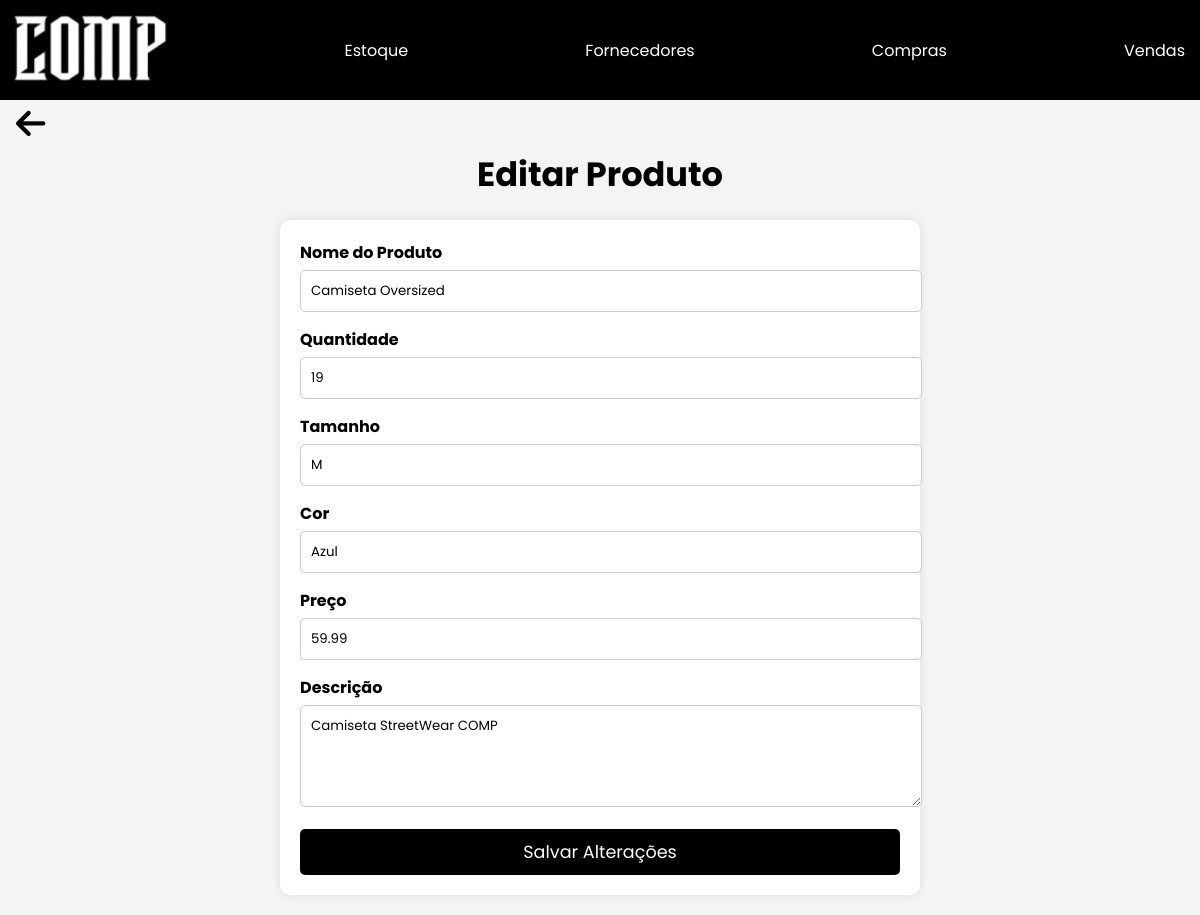
The page /editar.php?id=2 on the database its author committed.
### tables this page shows
CREATE TABLE `produto` (
  `id_produto` int(11) NOT NULL COMMENT 'Identificador de produto',
  `descricao_produto` varchar(100) NOT NULL COMMENT 'Descrição de Produto',
  `tamanho_produto` varchar(5) NOT NULL COMMENT 'Tamanho do produto',
  `cor_produto` varchar(20) NOT NULL COMMENT 'Cor do produto',
  `preco_produto` float NOT NULL COMMENT 'Preço do produto',
  `quantidade_produto` int(11) NOT NULL COMMENT 'Quantidade do produto',
  `nome_produto` varchar(35) NOT NULL COMMENT 'Nome do produto'
);

### editar.php (the view, shortened to what this page needs)
<?php
    $conexao = new mysqli("localhost", "root", "", "gerenciador_estoque");
    $conexao->set_charset("utf8");
    if (isset($_GET['id'])) {
        $id = $_GET['id'];
        $sql = "SELECT * FROM produto WHERE id_produto = $id";
        $result = $conexao->query($sql);
        if ($result->num_rows > 0) {
            $produto = $result->fetch_assoc();
        } else {
            echo "Produto não encontrado.";
            exit;
        }
    }
?>
<!DOCTYPE html>
<html lang="pt-br">
<head>
    <link rel="stylesheet" href="css/estoque.css">
    <link rel="stylesheet" href="https://cdnjs.cloudflare.com/ajax/libs/font-awesome/6.6.0/css/all.min.css">
</head>
<body>
<header>
    <div class="hdr">
        <img class="logo-header" src="./images/comp.png" alt="LOGO" onclick="voltarMenu()">
        <a href="estoque.php">Estoque</a>
        <a href="fornecedores.php">Fornecedores</a>
        <a href="compras.php">Compras</a>
        <a href="vendas.php">Vendas</a>
    </div>
</header>
    <div class="botao--voltar">
        <i class="fa-solid fa-arrow-left" onclick="trocarPagina('estoque.php')"></i>
    </div>
    <section id="Titulo-Principal"><h1>Editar Produto</h1></section>
    <section class="formulario-editar">
        <form method="POST">
            <div class="form-group">
                <label for="nome_produto">Nome do Produto</label>
                <input type="text" id="nome_produto" name="nome" value="<?php echo $produto['nome_produto']; ?>" required>
            </div>
            <div class="form-group">
                <label for="quantidade_produto">Quantidade</label>
                <input type="number" id="quantidade_produto" name="quantidade" value="<?php echo $produto['quantidade_produto']; ?>" required>
            </div>
            <div class="form-group">
                <label for="tamanho_produto">Tamanho</label>
                <input type="text" id="tamanho_produto" name="tamanho" value="<?php echo $produto['tamanho_produto']; ?>" required>
            </div>
            <div class="form-group">
                <label for="cor_produto">Cor</label>
                <input type="text" id="cor_produto" name="cor" value="<?php echo $produto['cor_produto']; ?>" required>
            </div>
            <div class="form-group">
                <label for="preco_produto">Preço</label>
                <input type="text" id="preco_produto" name="preco" value="<?php echo $produto['preco_produto']; ?>" required>
            </div>
            <div class="form-group">
                <label for="descricao_produto">Descrição</label>
                <textarea id="descricao_produto" name="descricao" rows="4" required><?php echo $produto['descricao_produto']; ?></textarea>
            </div>
            <button type="submit" name="update" class="botao-salvar">Salvar Alterações</button>
        </form>
    </section>
</body>
</html>

### css/estoque.css (style rules this page uses)
* { padding: 0; margin: 0; font-family: Poppins, sans-serif; }
body { background-color: #f4f4f4; margin: 0; padding: 0; }
.hdr { background-color: black; height: 100px; display: flex; align-items: center; justify-content: space-between; padding: 0 10px; }
.hdr a { color: white; text-decoration: none; margin: 0 5px; }
.logo-header { height: 80px; }
.botao--voltar { font-size: 2.1em; margin-left: 16px; cursor: pointer; }
#Titulo-Principal { text-align: center; padding-top: 20px; font-size: 1.5em; margin-bottom: 10px; }

### editar.php (style rules this page uses)
* { padding: 0; margin: 0; font-family: Poppins, sans-serif; }
body { background-color: #f4f4f4; }
.hdr { background-color: black; height: 100px; display: flex; align-items: center; justify-content: space-between; padding: 0 10px; }
.hdr a { color: white; text-decoration: none; margin: 0 5px; }
.logo-header { height: 80px; }
.botao--voltar { font-size: 2.1em; margin-left: 16px; cursor: pointer; }
#Titulo-Principal { text-align: center; padding-top: 0; font-size: 1.4em; margin-bottom: 15px; }
.formulario-editar { max-width: 600px; margin: 20px auto; padding: 20px; background-color: white; border-radius: 10px; box-shadow: 0 0 10px rgba(0, 0, 0, 0.1); }
.form-group { margin-bottom: 15px; }
.form-group label { display: block; margin-bottom: 5px; font-weight: bold; }
.form-group input, .form-group textarea { width: 100%; padding: 10px; border: 1px solid #ccc; border-radius: 5px; }
.botao-salvar { display: block; width: 100%; padding: 10px; background-color: black; color: white; border: none; border-radius: 5px; cursor: pointer; font-size: 1.1em; }

### rows shown on the page
produto: nome "Camiseta Oversized", quantidade "19", tamanho "M", cor "Azul", preco "59.99", descricao "Camiseta StreetWear COMP"
